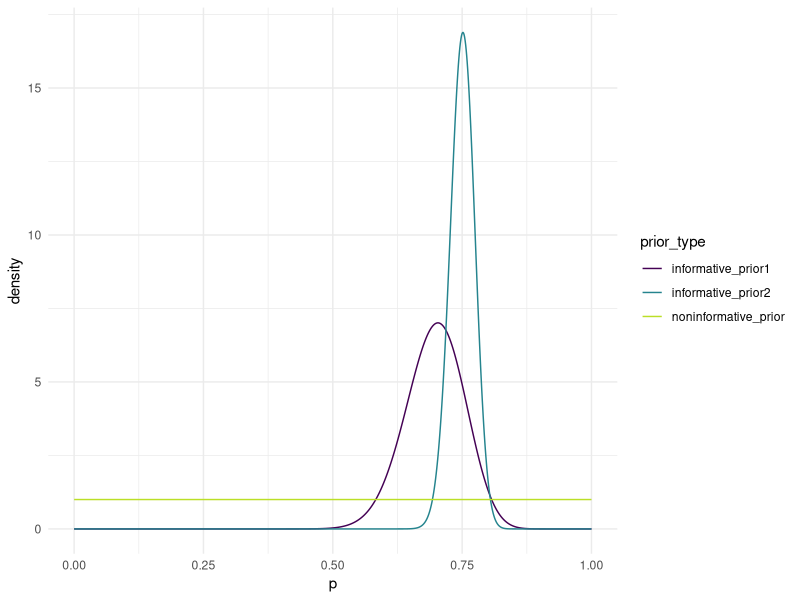
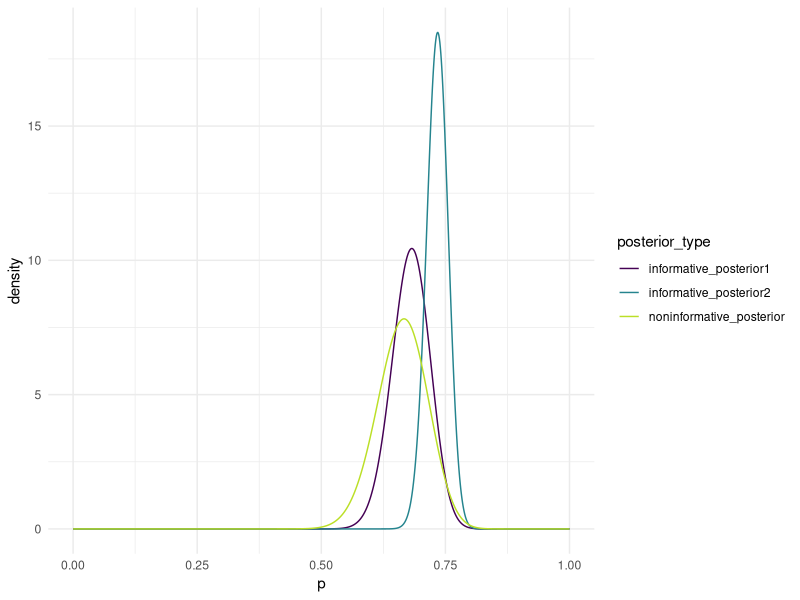

Recreate these plots in R, in order.
## ---- chunk 1
library(tidyverse)
## ---- chunk 2
target_mean <- 46/66

alphas <- seq(0.1, 60, length.out = 500)
betas <- (1-46/66)*alphas/(46/66)

param_df <- tibble(alphas, betas)

param_df <- param_df |> mutate(vars = 
                    (alphas*betas)/((alphas + betas)^2*(alphas + betas + 1)))


target_var <- 0.05657^2

param_df <- param_df |> mutate(dist_to_target = abs(vars - target_var))

param_df |> filter(dist_to_target == min(dist_to_target))
## ---- chunk 3
alpha <- seq(0.001, 300, length.out = 1000)
beta <- 0.25*alpha/0.75
possible_params <- tibble(alpha,beta)
## ---- chunk 4
possible_params %>% 
  mutate(probs = pbeta(0.70, alpha, beta)) %>%
  mutate(dist_to_target = abs(probs - 0.02)) %>%
  filter(dist_to_target == min(dist_to_target))
## ---- chunk 5
ps <- seq(0, 1, length.out = 1000)

informative_alpha1 <- 45.35511	
informative_beta1 <- 	19.71961	

informative_alpha2 <- 251.6518
informative_beta2 <- 83.88394 

noninformative_alpha <- 1
noninformative_beta <- 1

informative_prior1 <- dbeta(ps, informative_alpha1, informative_beta1)

informative_prior2 <- dbeta(ps, informative_alpha2, informative_beta2)

noninformative_prior <- dbeta(ps, noninformative_alpha, noninformative_beta)

prior_plot <- tibble(ps, informative_prior1, informative_prior2, noninformative_prior) |>
  pivot_longer(2:4, names_to = "prior_type", values_to = "density")

ggplot(data = prior_plot, aes(x = ps, y = density, colour = prior_type)) +
  geom_line() +
  scale_colour_viridis_d(end = 0.9) +
  theme_minimal() +
  labs(x = "p")
## ---- chunk 6
ps <- seq(0, 1, length.out = 1000)

informative_alpha1 <- 101.3551	
informative_beta1 <- 	47.71961	

informative_alpha2 <- 307.6518 	 
informative_beta2 <- 111.8839 

noninformative_alpha <- 57
noninformative_beta <- 29

informative_posterior1 <- dbeta(ps, informative_alpha1, informative_beta1)
informative_posterior2 <- dbeta(ps, informative_alpha2, informative_beta2)
noninformative_posterior <- dbeta(ps, noninformative_alpha, noninformative_beta)

posterior_plot <- tibble(ps, informative_posterior1, informative_posterior2, noninformative_posterior) |>
  pivot_longer(2:4, names_to = "posterior_type", values_to = "density")

ggplot(data = posterior_plot, aes(x = ps, y = density, colour = posterior_type)) +
  geom_line() +
  scale_colour_viridis_d(end = 0.9) +
  theme_minimal() +
  labs(x = "p")
## ---- chunk 7
# non informative
c(qbeta(0.05, 57, 29),qbeta(0.95, 57, 29))

# informative 1
c(qbeta(0.05, 101.3551, 47.71961), qbeta(0.95, 101.3551, 47.71961))

# informative 2
c(qbeta(0.05, 307.6518, 111.8839), qbeta(0.95, 307.6518, 111.8839))
## ---- chunk 8
variance <- function(alpha, beta) {
  var = (alpha*beta)/((alpha + beta)^2*(alpha + beta + 1))
  return (var)
}
# non-informative
variance(noninformative_alpha, noninformative_beta)

# informative 1
variance(informative_alpha1, informative_beta1)

# informative 2
variance(informative_alpha2, informative_beta2)
